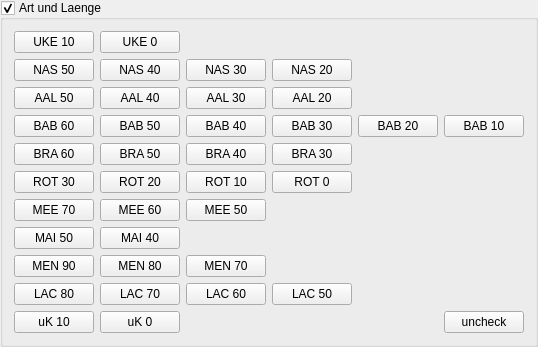
     <widget class="QGroupBox" name="groupBoxArtLaenge">
      <property name="sizePolicy">
       <sizepolicy hsizetype="MinimumExpanding" vsizetype="MinimumExpanding">
        <horstretch>0</horstretch>
        <verstretch>0</verstretch>
       </sizepolicy>
      </property>
      <property name="minimumSize">
       <size>
        <width>221</width>
        <height>191</height>
       </size>
      </property>
      <property name="layoutDirection">
       <enum>Qt::LeftToRight</enum>
      </property>
      <property name="autoFillBackground">
       <bool>false</bool>
      </property>
      <property name="title">
       <string>Art und Laenge</string>
      </property>
      <property name="checkable">
       <bool>true</bool>
      </property>
      <property name="checked">
       <bool>true</bool>
      </property>
      <layout class="QGridLayout" name="gridLayout">
       <item row="3" column="5">
        <widget class="QPushButton" name="buttonBab10">
         <property name="sizePolicy">
          <sizepolicy hsizetype="MinimumExpanding" vsizetype="MinimumExpanding">
           <horstretch>0</horstretch>
           <verstretch>0</verstretch>
          </sizepolicy>
         </property>
         <property name="minimumSize">
          <size>
           <width>51</width>
           <height>22</height>
          </size>
         </property>
         <property name="text">
          <string>BAB 10</string>
         </property>
         <property name="checkable">
          <bool>true</bool>
         </property>
         <property name="autoExclusive">
          <bool>true</bool>
         </property>
        </widget>
       </item>
       <item row="5" column="1">
        <widget class="QPushButton" name="buttonRot20">
         <property name="sizePolicy">
          <sizepolicy hsizetype="MinimumExpanding" vsizetype="MinimumExpanding">
           <horstretch>0</horstretch>
           <verstretch>0</verstretch>
          </sizepolicy>
         </property>
         <property name="minimumSize">
          <size>
           <width>51</width>
           <height>22</height>
          </size>
         </property>
         <property name="text">
          <string>ROT 20</string>
         </property>
         <property name="checkable">
          <bool>true</bool>
         </property>
         <property name="autoExclusive">
          <bool>true</bool>
         </property>
        </widget>
       </item>
       <item row="5" column="2">
        <widget class="QPushButton" name="buttonRot10">
         <property name="sizePolicy">
          <sizepolicy hsizetype="MinimumExpanding" vsizetype="MinimumExpanding">
           <horstretch>0</horstretch>
           <verstretch>0</verstretch>
          </sizepolicy>
         </property>
         <property name="minimumSize">
          <size>
           <width>51</width>
           <height>22</height>
          </size>
         </property>
         <property name="text">
          <string>ROT 10</string>
         </property>
         <property name="checkable">
          <bool>true</bool>
         </property>
         <property name="autoExclusive">
          <bool>true</bool>
         </property>
        </widget>
       </item>
       <item row="10" column="2">
        <widget class="QPushButton" name="buttonLac60">
         <property name="sizePolicy">
          <sizepolicy hsizetype="MinimumExpanding" vsizetype="MinimumExpanding">
           <horstretch>0</horstretch>
           <verstretch>0</verstretch>
          </sizepolicy>
         </property>
         <property name="minimumSize">
          <size>
           <width>51</width>
           <height>22</height>
          </size>
         </property>
         <property name="text">
          <string>LAC 60</string>
         </property>
         <property name="checkable">
          <bool>true</bool>
         </property>
         <property name="autoExclusive">
          <bool>true</bool>
         </property>
        </widget>
       </item>
       <item row="10" column="3">
        <widget class="QPushButton" name="buttonLac50">
         <property name="sizePolicy">
          <sizepolicy hsizetype="MinimumExpanding" vsizetype="MinimumExpanding">
           <horstretch>0</horstretch>
           <verstretch>0</verstretch>
          </sizepolicy>
         </property>
         <property name="minimumSize">
          <size>
           <width>51</width>
           <height>22</height>
          </size>
         </property>
         <property name="text">
          <string>LAC 50</string>
         </property>
         <property name="checkable">
          <bool>true</bool>
         </property>
         <property name="autoExclusive">
          <bool>true</bool>
         </property>
        </widget>
       </item>
       <item row="5" column="0">
        <widget class="QPushButton" name="buttonRot30">
         <property name="sizePolicy">
          <sizepolicy hsizetype="MinimumExpanding" vsizetype="MinimumExpanding">
           <horstretch>0</horstretch>
           <verstretch>0</verstretch>
          </sizepolicy>
         </property>
         <property name="minimumSize">
          <size>
           <width>51</width>
           <height>22</height>
          </size>
         </property>
         <property name="text">
          <string>ROT 30</string>
         </property>
         <property name="checkable">
          <bool>true</bool>
         </property>
         <property name="autoExclusive">
          <bool>true</bool>
         </property>
        </widget>
       </item>
       <item row="2" column="2">
        <widget class="QPushButton" name="buttonAal30">
         <property name="sizePolicy">
          <sizepolicy hsizetype="MinimumExpanding" vsizetype="MinimumExpanding">
           <horstretch>0</horstretch>
           <verstretch>0</verstretch>
          </sizepolicy>
         </property>
         <property name="minimumSize">
          <size>
           <width>51</width>
           <height>22</height>
          </size>
         </property>
         <property name="text">
          <string>AAL 30</string>
         </property>
         <property name="checkable">
          <bool>true</bool>
         </property>
         <property name="autoExclusive">
          <bool>true</bool>
         </property>
        </widget>
       </item>
       <item row="8" column="1">
        <widget class="QPushButton" name="buttonMai40">
         <property name="sizePolicy">
          <sizepolicy hsizetype="MinimumExpanding" vsizetype="MinimumExpanding">
           <horstretch>0</horstretch>
           <verstretch>0</verstretch>
          </sizepolicy>
         </property>
         <property name="minimumSize">
          <size>
           <width>51</width>
           <height>22</height>
          </size>
         </property>
         <property name="text">
          <string>MAI 40</string>
         </property>
         <property name="checkable">
          <bool>true</bool>
         </property>
         <property name="autoExclusive">
          <bool>true</bool>
         </property>
        </widget>
       </item>
       <item row="10" column="0">
        <widget class="QPushButton" name="buttonLac80">
         <property name="sizePolicy">
          <sizepolicy hsizetype="MinimumExpanding" vsizetype="MinimumExpanding">
           <horstretch>0</horstretch>
           <verstretch>0</verstretch>
          </sizepolicy>
         </property>
         <property name="minimumSize">
          <size>
           <width>51</width>
           <height>22</height>
          </size>
         </property>
         <property name="text">
          <string>LAC 80</string>
         </property>
         <property name="checkable">
          <bool>true</bool>
         </property>
         <property name="autoExclusive">
          <bool>true</bool>
         </property>
        </widget>
       </item>
       <item row="5" column="3">
        <widget class="QPushButton" name="buttonRot0">
         <property name="sizePolicy">
          <sizepolicy hsizetype="MinimumExpanding" vsizetype="MinimumExpanding">
           <horstretch>0</horstretch>
           <verstretch>0</verstretch>
          </sizepolicy>
         </property>
         <property name="minimumSize">
          <size>
           <width>51</width>
           <height>22</height>
          </size>
         </property>
         <property name="text">
          <string>ROT 0</string>
         </property>
         <property name="checkable">
          <bool>true</bool>
         </property>
         <property name="autoExclusive">
          <bool>true</bool>
         </property>
        </widget>
       </item>
       <item row="1" column="1">
        <widget class="QPushButton" name="buttonNas40">
         <property name="sizePolicy">
          <sizepolicy hsizetype="MinimumExpanding" vsizetype="MinimumExpanding">
           <horstretch>0</horstretch>
           <verstretch>0</verstretch>
          </sizepolicy>
         </property>
         <property name="minimumSize">
          <size>
           <width>51</width>
           <height>22</height>
          </size>
         </property>
         <property name="text">
          <string>NAS 40</string>
         </property>
         <property name="checkable">
          <bool>true</bool>
         </property>
         <property name="autoExclusive">
          <bool>true</bool>
         </property>
        </widget>
       </item>
       <item row="2" column="1">
        <widget class="QPushButton" name="buttonAal40">
         <property name="sizePolicy">
          <sizepolicy hsizetype="MinimumExpanding" vsizetype="MinimumExpanding">
           <horstretch>0</horstretch>
           <verstretch>0</verstretch>
          </sizepolicy>
         </property>
         <property name="minimumSize">
          <size>
           <width>51</width>
           <height>22</height>
          </size>
         </property>
         <property name="text">
          <string>AAL 40</string>
         </property>
         <property name="checkable">
          <bool>true</bool>
         </property>
         <property name="autoExclusive">
          <bool>true</bool>
         </property>
        </widget>
       </item>
       <item row="3" column="1">
        <widget class="QPushButton" name="buttonBab50">
         <property name="sizePolicy">
          <sizepolicy hsizetype="MinimumExpanding" vsizetype="MinimumExpanding">
           <horstretch>0</horstretch>
           <verstretch>0</verstretch>
          </sizepolicy>
         </property>
         <property name="minimumSize">
          <size>
           <width>51</width>
           <height>22</height>
          </size>
         </property>
         <property name="text">
          <string>BAB 50</string>
         </property>
         <property name="checkable">
          <bool>true</bool>
         </property>
         <property name="autoExclusive">
          <bool>true</bool>
         </property>
        </widget>
       </item>
       <item row="4" column="1">
        <widget class="QPushButton" name="buttonBra50">
         <property name="sizePolicy">
          <sizepolicy hsizetype="MinimumExpanding" vsizetype="MinimumExpanding">
           <horstretch>0</horstretch>
           <verstretch>0</verstretch>
          </sizepolicy>
         </property>
         <property name="minimumSize">
          <size>
           <width>51</width>
           <height>22</height>
          </size>
         </property>
         <property name="text">
          <string>BRA 50</string>
         </property>
         <property name="checkable">
          <bool>true</bool>
         </property>
         <property name="autoExclusive">
          <bool>true</bool>
         </property>
        </widget>
       </item>
       <item row="4" column="3">
        <widget class="QPushButton" name="buttonBra30">
         <property name="sizePolicy">
          <sizepolicy hsizetype="MinimumExpanding" vsizetype="MinimumExpanding">
           <horstretch>0</horstretch>
           <verstretch>0</verstretch>
          </sizepolicy>
         </property>
         <property name="minimumSize">
          <size>
           <width>51</width>
           <height>22</height>
          </size>
         </property>
         <property name="text">
          <string>BRA 30</string>
         </property>
         <property name="checkable">
          <bool>true</bool>
         </property>
         <property name="autoExclusive">
          <bool>true</bool>
         </property>
        </widget>
       </item>
       <item row="9" column="0">
        <widget class="QPushButton" name="buttonMen90">
         <property name="sizePolicy">
          <sizepolicy hsizetype="MinimumExpanding" vsizetype="MinimumExpanding">
           <horstretch>0</horstretch>
           <verstretch>0</verstretch>
          </sizepolicy>
         </property>
         <property name="minimumSize">
          <size>
           <width>51</width>
           <height>22</height>
          </size>
         </property>
         <property name="text">
          <string>MEN 90</string>
         </property>
         <property name="checkable">
          <bool>true</bool>
         </property>
         <property name="autoExclusive">
          <bool>true</bool>
         </property>
        </widget>
       </item>
       <item row="8" column="0">
        <widget class="QPushButton" name="buttonMai50">
         <property name="sizePolicy">
          <sizepolicy hsizetype="MinimumExpanding" vsizetype="MinimumExpanding">
           <horstretch>0</horstretch>
           <verstretch>0</verstretch>
          </sizepolicy>
         </property>
         <property name="minimumSize">
          <size>
           <width>51</width>
           <height>22</height>
          </size>
         </property>
         <property name="text">
          <string>MAI 50</string>
         </property>
         <property name="checkable">
          <bool>true</bool>
         </property>
         <property name="autoExclusive">
          <bool>true</bool>
         </property>
        </widget>
       </item>
       <item row="4" column="0">
        <widget class="QPushButton" name="buttonBra60">
         <property name="sizePolicy">
          <sizepolicy hsizetype="MinimumExpanding" vsizetype="MinimumExpanding">
           <horstretch>0</horstretch>
           <verstretch>0</verstretch>
          </sizepolicy>
         </property>
         <property name="minimumSize">
          <size>
           <width>51</width>
           <height>22</height>
          </size>
         </property>
         <property name="text">
          <string>BRA 60</string>
         </property>
         <property name="checkable">
          <bool>true</bool>
         </property>
         <property name="autoExclusive">
          <bool>true</bool>
         </property>
        </widget>
       </item>
       <item row="2" column="0">
        <widget class="QPushButton" name="buttonAal50">
         <property name="sizePolicy">
          <sizepolicy hsizetype="MinimumExpanding" vsizetype="MinimumExpanding">
           <horstretch>0</horstretch>
           <verstretch>0</verstretch>
          </sizepolicy>
         </property>
         <property name="minimumSize">
          <size>
           <width>51</width>
           <height>22</height>
          </size>
         </property>
         <property name="text">
          <string>AAL 50</string>
         </property>
         <property name="checkable">
          <bool>true</bool>
         </property>
         <property name="autoExclusive">
          <bool>true</bool>
         </property>
        </widget>
       </item>
       <item row="1" column="2">
        <widget class="QPushButton" name="buttonNas30">
         <property name="sizePolicy">
          <sizepolicy hsizetype="MinimumExpanding" vsizetype="MinimumExpanding">
           <horstretch>0</horstretch>
           <verstretch>0</verstretch>
          </sizepolicy>
         </property>
         <property name="minimumSize">
          <size>
           <width>51</width>
           <height>22</height>
          </size>
         </property>
         <property name="text">
          <string>NAS 30</string>
         </property>
         <property name="checkable">
          <bool>true</bool>
         </property>
         <property name="autoExclusive">
          <bool>true</bool>
         </property>
        </widget>
       </item>
       <item row="6" column="0">
        <widget class="QPushButton" name="buttonMee70">
         <property name="sizePolicy">
          <sizepolicy hsizetype="MinimumExpanding" vsizetype="MinimumExpanding">
           <horstretch>0</horstretch>
           <verstretch>0</verstretch>
          </sizepolicy>
         </property>
         <property name="minimumSize">
          <size>
           <width>51</width>
           <height>22</height>
          </size>
         </property>
         <property name="text">
          <string>MEE 70</string>
         </property>
         <property name="checkable">
          <bool>true</bool>
         </property>
         <property name="autoExclusive">
          <bool>true</bool>
         </property>
        </widget>
       </item>
       <item row="3" column="2">
        <widget class="QPushButton" name="buttonBab40">
         <property name="sizePolicy">
          <sizepolicy hsizetype="MinimumExpanding" vsizetype="MinimumExpanding">
           <horstretch>0</horstretch>
           <verstretch>0</verstretch>
          </sizepolicy>
         </property>
         <property name="minimumSize">
          <size>
           <width>51</width>
           <height>22</height>
          </size>
         </property>
         <property name="text">
          <string>BAB 40</string>
         </property>
         <property name="checkable">
          <bool>true</bool>
         </property>
         <property name="autoExclusive">
          <bool>true</bool>
         </property>
        </widget>
       </item>
       <item row="4" column="2">
        <widget class="QPushButton" name="buttonBra40">
         <property name="sizePolicy">
          <sizepolicy hsizetype="MinimumExpanding" vsizetype="MinimumExpanding">
           <horstretch>0</horstretch>
           <verstretch>0</verstretch>
          </sizepolicy>
         </property>
         <property name="minimumSize">
          <size>
           <width>51</width>
           <height>22</height>
          </size>
         </property>
         <property name="text">
          <string>BRA 40</string>
         </property>
         <property name="checkable">
          <bool>true</bool>
         </property>
         <property name="autoExclusive">
          <bool>true</bool>
         </property>
        </widget>
       </item>
       <item row="1" column="0">
        <widget class="QPushButton" name="buttonNas50">
         <property name="sizePolicy">
          <sizepolicy hsizetype="MinimumExpanding" vsizetype="MinimumExpanding">
           <horstretch>0</horstretch>
           <verstretch>0</verstretch>
          </sizepolicy>
         </property>
         <property name="minimumSize">
          <size>
           <width>51</width>
           <height>22</height>
          </size>
         </property>
         <property name="text">
          <string>NAS 50</string>
         </property>
         <property name="checkable">
          <bool>true</bool>
         </property>
         <property name="autoExclusive">
          <bool>true</bool>
         </property>
        </widget>
       </item>
       <item row="0" column="0">
        <widget class="QPushButton" name="buttonUke10">
         <property name="sizePolicy">
          <sizepolicy hsizetype="MinimumExpanding" vsizetype="MinimumExpanding">
           <horstretch>0</horstretch>
           <verstretch>0</verstretch>
          </sizepolicy>
         </property>
         <property name="minimumSize">
          <size>
           <width>51</width>
           <height>22</height>
          </size>
         </property>
         <property name="text">
          <string>UKE 10</string>
         </property>
         <property name="checkable">
          <bool>true</bool>
         </property>
         <property name="autoExclusive">
          <bool>true</bool>
         </property>
        </widget>
       </item>
       <item row="6" column="2">
        <widget class="QPushButton" name="buttonMee50">
         <property name="sizePolicy">
          <sizepolicy hsizetype="MinimumExpanding" vsizetype="MinimumExpanding">
           <horstretch>0</horstretch>
           <verstretch>0</verstretch>
          </sizepolicy>
         </property>
         <property name="minimumSize">
          <size>
           <width>51</width>
           <height>22</height>
          </size>
         </property>
         <property name="text">
          <string>MEE 50</string>
         </property>
         <property name="checkable">
          <bool>true</bool>
         </property>
         <property name="autoExclusive">
          <bool>true</bool>
         </property>
        </widget>
       </item>
       <item row="9" column="2">
        <widget class="QPushButton" name="buttonMen70">
         <property name="sizePolicy">
          <sizepolicy hsizetype="MinimumExpanding" vsizetype="MinimumExpanding">
           <horstretch>0</horstretch>
           <verstretch>0</verstretch>
          </sizepolicy>
         </property>
         <property name="minimumSize">
          <size>
           <width>51</width>
           <height>22</height>
          </size>
         </property>
         <property name="text">
          <string>MEN 70</string>
         </property>
         <property name="checkable">
          <bool>true</bool>
         </property>
         <property name="autoExclusive">
          <bool>true</bool>
         </property>
        </widget>
       </item>
       <item row="9" column="1">
        <widget class="QPushButton" name="buttonMen80">
         <property name="sizePolicy">
          <sizepolicy hsizetype="MinimumExpanding" vsizetype="MinimumExpanding">
           <horstretch>0</horstretch>
           <verstretch>0</verstretch>
          </sizepolicy>
         </property>
         <property name="minimumSize">
          <size>
           <width>51</width>
           <height>22</height>
          </size>
         </property>
         <property name="text">
          <string>MEN 80</string>
         </property>
         <property name="checkable">
          <bool>true</bool>
         </property>
         <property name="autoExclusive">
          <bool>true</bool>
         </property>
        </widget>
       </item>
       <item row="1" column="3">
        <widget class="QPushButton" name="buttonNas20">
         <property name="sizePolicy">
          <sizepolicy hsizetype="MinimumExpanding" vsizetype="MinimumExpanding">
           <horstretch>0</horstretch>
           <verstretch>0</verstretch>
          </sizepolicy>
         </property>
         <property name="minimumSize">
          <size>
           <width>51</width>
           <height>22</height>
          </size>
         </property>
         <property name="text">
          <string>NAS 20</string>
         </property>
         <property name="checkable">
          <bool>true</bool>
         </property>
         <property name="autoExclusive">
          <bool>true</bool>
         </property>
        </widget>
       </item>
       <item row="3" column="0">
        <widget class="QPushButton" name="buttonBab60">
         <property name="sizePolicy">
          <sizepolicy hsizetype="MinimumExpanding" vsizetype="MinimumExpanding">
           <horstretch>0</horstretch>
           <verstretch>0</verstretch>
          </sizepolicy>
         </property>
         <property name="minimumSize">
          <size>
           <width>51</width>
           <height>22</height>
          </size>
         </property>
         <property name="text">
          <string>BAB 60</string>
         </property>
         <property name="checkable">
          <bool>true</bool>
         </property>
         <property name="autoExclusive">
          <bool>true</bool>
         </property>
        </widget>
       </item>
       <item row="3" column="3">
        <widget class="QPushButton" name="buttonBab30">
         <property name="sizePolicy">
          <sizepolicy hsizetype="MinimumExpanding" vsizetype="MinimumExpanding">
           <horstretch>0</horstretch>
           <verstretch>0</verstretch>
          </sizepolicy>
         </property>
         <property name="minimumSize">
          <size>
           <width>51</width>
           <height>22</height>
          </size>
         </property>
         <property name="text">
          <string>BAB 30</string>
         </property>
         <property name="checkable">
          <bool>true</bool>
         </property>
         <property name="autoExclusive">
          <bool>true</bool>
         </property>
        </widget>
       </item>
       <item row="0" column="1">
        <widget class="QPushButton" name="buttonUke0">
         <property name="sizePolicy">
          <sizepolicy hsizetype="MinimumExpanding" vsizetype="MinimumExpanding">
           <horstretch>0</horstretch>
           <verstretch>0</verstretch>
          </sizepolicy>
         </property>
         <property name="minimumSize">
          <size>
           <width>51</width>
           <height>22</height>
          </size>
         </property>
         <property name="text">
          <string>UKE 0</string>
         </property>
         <property name="checkable">
          <bool>true</bool>
         </property>
         <property name="autoExclusive">
          <bool>true</bool>
         </property>
        </widget>
       </item>
       <item row="6" column="1">
        <widget class="QPushButton" name="buttonMee60">
         <property name="sizePolicy">
          <sizepolicy hsizetype="MinimumExpanding" vsizetype="MinimumExpanding">
           <horstretch>0</horstretch>
           <verstretch>0</verstretch>
          </sizepolicy>
         </property>
         <property name="minimumSize">
          <size>
           <width>51</width>
           <height>22</height>
          </size>
         </property>
         <property name="text">
          <string>MEE 60</string>
         </property>
         <property name="checkable">
          <bool>true</bool>
         </property>
         <property name="autoExclusive">
          <bool>true</bool>
         </property>
        </widget>
       </item>
       <item row="3" column="4">
        <widget class="QPushButton" name="buttonBab20">
         <property name="sizePolicy">
          <sizepolicy hsizetype="MinimumExpanding" vsizetype="MinimumExpanding">
           <horstretch>0</horstretch>
           <verstretch>0</verstretch>
          </sizepolicy>
         </property>
         <property name="minimumSize">
          <size>
           <width>51</width>
           <height>22</height>
          </size>
         </property>
         <property name="text">
          <string>BAB 20</string>
         </property>
         <property name="checkable">
          <bool>true</bool>
         </property>
         <property name="autoExclusive">
          <bool>true</bool>
         </property>
        </widget>
       </item>
       <item row="2" column="3">
        <widget class="QPushButton" name="buttonAal20">
         <property name="sizePolicy">
          <sizepolicy hsizetype="MinimumExpanding" vsizetype="MinimumExpanding">
           <horstretch>0</horstretch>
           <verstretch>0</verstretch>
          </sizepolicy>
         </property>
         <property name="minimumSize">
          <size>
           <width>51</width>
           <height>22</height>
          </size>
         </property>
         <property name="text">
          <string>AAL 20</string>
         </property>
         <property name="checkable">
          <bool>true</bool>
         </property>
         <property name="autoExclusive">
          <bool>true</bool>
         </property>
        </widget>
       </item>
       <item row="10" column="1">
        <widget class="QPushButton" name="buttonLac70">
         <property name="sizePolicy">
          <sizepolicy hsizetype="MinimumExpanding" vsizetype="MinimumExpanding">
           <horstretch>0</horstretch>
           <verstretch>0</verstretch>
          </sizepolicy>
         </property>
         <property name="minimumSize">
          <size>
           <width>51</width>
           <height>22</height>
          </size>
         </property>
         <property name="text">
          <string>LAC 70</string>
         </property>
         <property name="checkable">
          <bool>true</bool>
         </property>
         <property name="autoExclusive">
          <bool>true</bool>
         </property>
        </widget>
       </item>
       <item row="11" column="0">
        <widget class="QPushButton" name="buttonUk10">
         <property name="sizePolicy">
          <sizepolicy hsizetype="MinimumExpanding" vsizetype="MinimumExpanding">
           <horstretch>0</horstretch>
           <verstretch>0</verstretch>
          </sizepolicy>
         </property>
         <property name="minimumSize">
          <size>
           <width>51</width>
           <height>22</height>
          </size>
         </property>
         <property name="text">
          <string>uK 10</string>
         </property>
         <property name="checkable">
          <bool>true</bool>
         </property>
         <property name="autoExclusive">
          <bool>true</bool>
         </property>
        </widget>
       </item>
       <item row="11" column="1">
        <widget class="QPushButton" name="buttonUk0">
         <property name="sizePolicy">
          <sizepolicy hsizetype="MinimumExpanding" vsizetype="MinimumExpanding">
           <horstretch>0</horstretch>
           <verstretch>0</verstretch>
          </sizepolicy>
         </property>
         <property name="minimumSize">
          <size>
           <width>51</width>
           <height>22</height>
          </size>
         </property>
         <property name="text">
          <string>uK 0</string>
         </property>
         <property name="checkable">
          <bool>true</bool>
         </property>
         <property name="autoExclusive">
          <bool>true</bool>
         </property>
        </widget>
       </item>
       <item row="11" column="5">
        <widget class="QPushButton" name="buttonUncheckAllFishButtons">
         <property name="enabled">
          <bool>true</bool>
         </property>
         <property name="sizePolicy">
          <sizepolicy hsizetype="MinimumExpanding" vsizetype="MinimumExpanding">
           <horstretch>0</horstretch>
           <verstretch>0</verstretch>
          </sizepolicy>
         </property>
         <property name="minimumSize">
          <size>
           <width>51</width>
           <height>22</height>
          </size>
         </property>
         <property name="text">
          <string>uncheck</string>
         </property>
         <property name="checkable">
          <bool>true</bool>
         </property>
         <property name="autoExclusive">
          <bool>true</bool>
         </property>
        </widget>
       </item>
      </layout>
     </widget>
